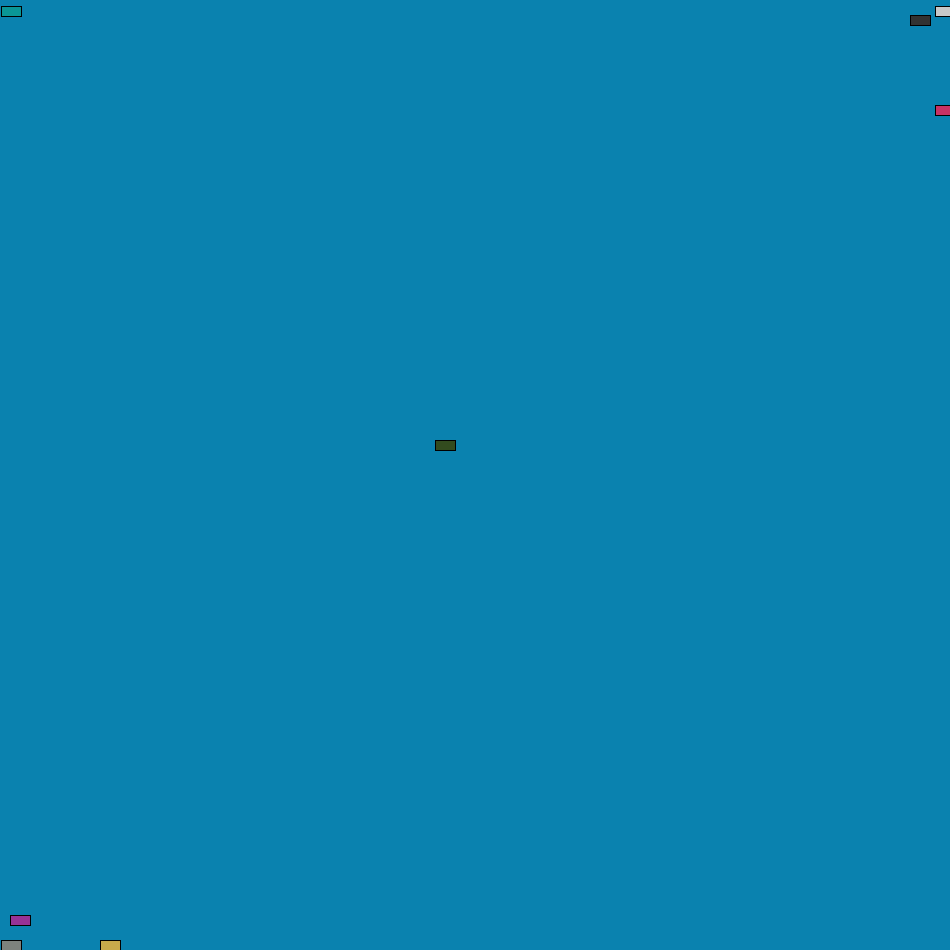
Frame 1 (no input)
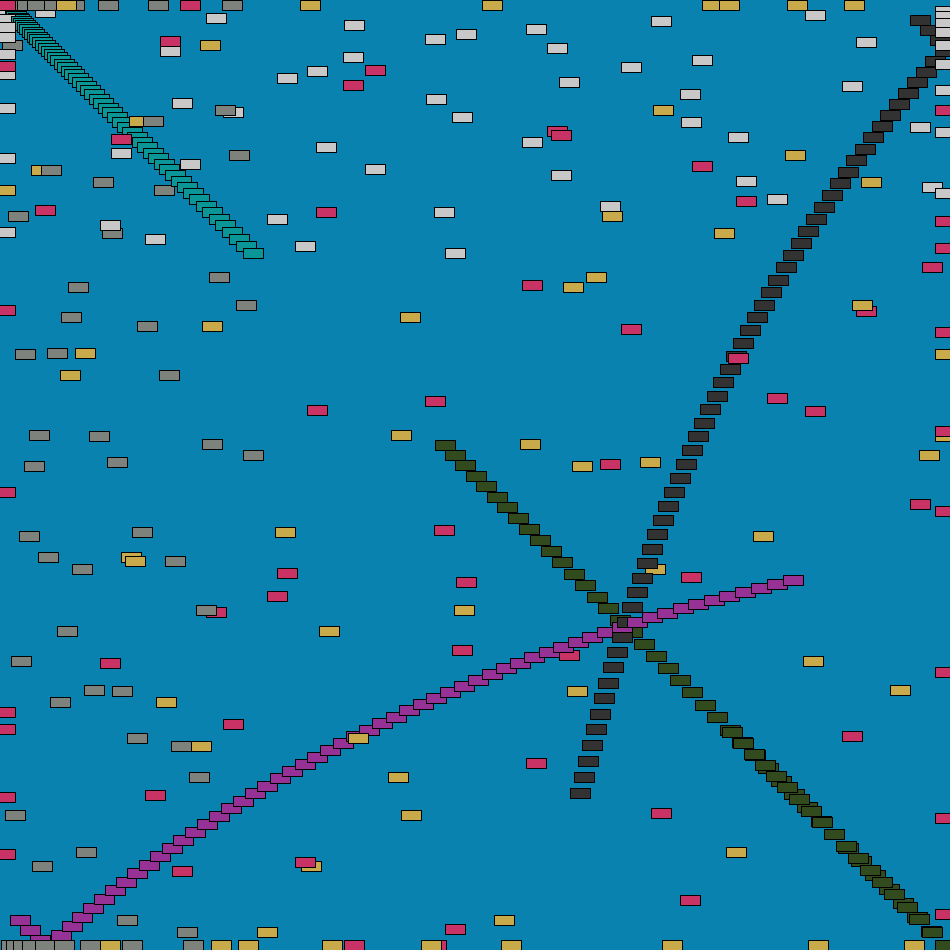
Frame 60 (the mouse pressed at the canvas centre just before this capture)
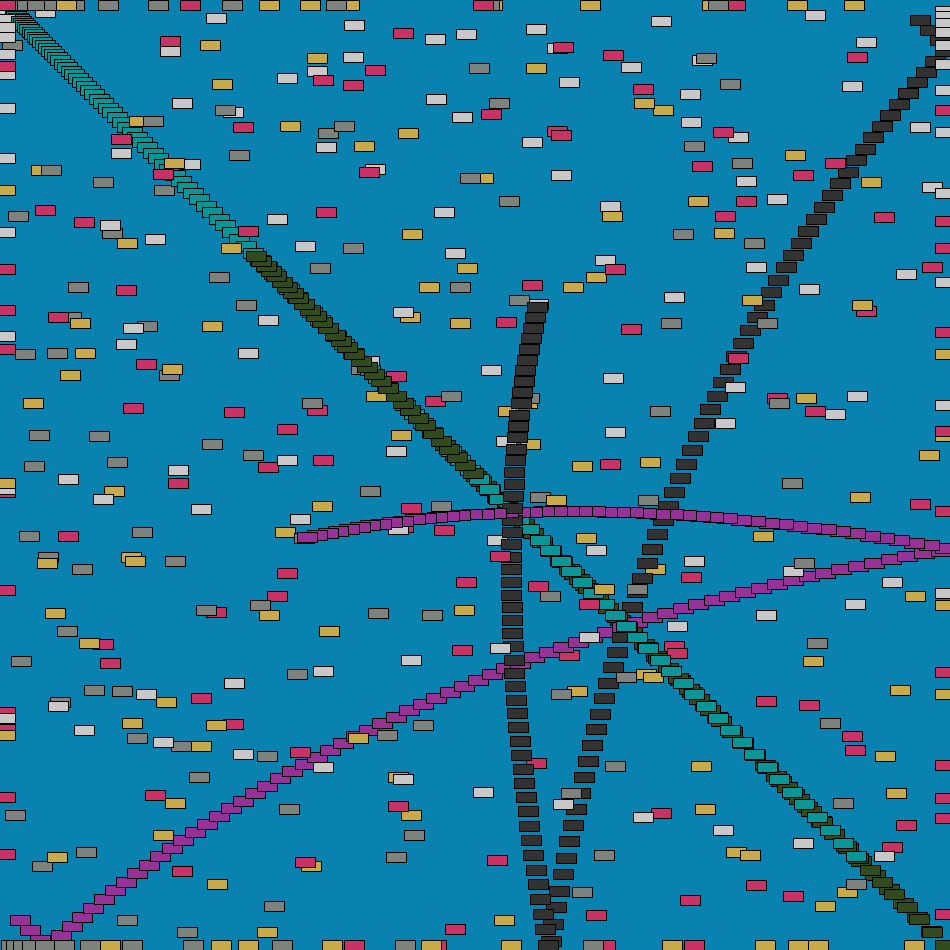
Frame 120 (the mouse held since frame 60 and released just before this capture)

The Processing sketch that drew these frames (run headless with seeded random() and noise(); from frame 60 on, the mouse is pressed at the canvas centre):

// Processing sketch: processing_30784
// ── processing_30784.pde

// Even though there are multiple objects, we still only need one class.
// No matter how many cookies we make, only one cookie cutter is needed.
class DiaggravityCar {
  color c;
  float xpos;
  float ypos;
  float xspeed;
  float yspeed;
  float gravity = 0.1;
  float bouncefriction = 0.9;
  float h = 10;
  float w = 10;
 
  // The Constructor is defined with arguments.
  DiaggravityCar(color tempC, float tempXpos, float tempYpos, float tempXspeed, float tempYspeed) {
    c = tempC;
    xpos = tempXpos+10;
    ypos = tempYpos+10;
    xspeed = tempXspeed;
    yspeed = tempYspeed;
  }
 
  void display() {
    stroke(0);
    fill(c);
    rectMode(CENTER);
    rect(xpos,ypos,20,10);
  }
 
  void drive() {
    xspeed += gravity;
    xpos += xspeed;
    if (xpos > width-w/2) {
      xspeed *= -bouncefriction;
      xpos = width - w/2;
    }
 if(xpos<w/2){
      xspeed *= -bouncefriction;
      xpos=w/2;
    }
    yspeed += gravity;
    ypos += yspeed;
    if (ypos > height-h/2) {
      yspeed *= -bouncefriction;
      ypos = height - h/2;
    }
 if(ypos<h/2){
      yspeed *= -bouncefriction;
      ypos=h/2;
    }
  }
}


DiaggravityCar Test;
DiaggravityCar Cheata;
DiaggravityCar Roadrunner;
DiaggravityCar V;
DiaggravityCar W;
DiaggravityCar X;
DiaggravityCar Y;
DiaggravityCar Z;
void setup(){
  size(950,950);
  background(10,130,175);
  Test=new DiaggravityCar(color(10,150,150),0,0,1,1);
  Cheata=new DiaggravityCar(color(200,170,75),0,900,100,1000);
  Roadrunner=new DiaggravityCar(color(200,50,100),900,0,1000,100);
  V=new DiaggravityCar(color(150,50,150),0,900,10,10);
  W=new DiaggravityCar(color(50,50,50),900,0,10,10);
  X=new DiaggravityCar(color(200,200,200),950,0,1000,1);
  Y=new DiaggravityCar(color(125,130,125),0,950,1,1000);
  Z=new DiaggravityCar(color(50,75,30),425,425,10,10);
}
void draw(){
  Test.drive();
  Test.display();
  Cheata.drive();
  Cheata.display();
  Roadrunner.drive();
  Roadrunner.display();
  V.drive();
  V.display();
  W.drive();
  W.display();
  X.drive();
  X.display();
  Y.drive();
  Y.display();
  Z.drive();
  Z.display();
}
